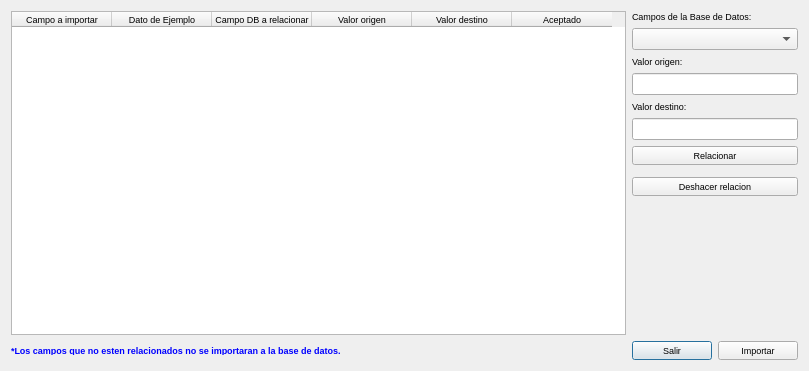
<?xml version="1.0" encoding="UTF-8"?>
<ui version="4.0">
 <class>importar</class>
 <widget class="QDialog" name="importar">
  <property name="geometry">
   <rect>
    <x>0</x>
    <y>0</y>
    <width>809</width>
    <height>371</height>
   </rect>
  </property>
  <property name="font">
   <font>
    <pointsize>7</pointsize>
   </font>
  </property>
  <property name="windowTitle">
   <string>Importar datos</string>
  </property>
  <property name="windowIcon">
   <iconset resource="recoverdrake.qrc">
    <normaloff>:/Imagenes/migrationtools.png</normaloff>:/Imagenes/migrationtools.png</iconset>
  </property>
  <layout class="QGridLayout" name="gridLayout">
   <item row="10" column="1">
    <widget class="QPushButton" name="pushButton_2">
     <property name="text">
      <string>Salir</string>
     </property>
     <property name="icon">
      <iconset resource="recoverdrake.qrc">
       <normaloff>:/Imagenes/puerta.png</normaloff>:/Imagenes/puerta.png</iconset>
     </property>
    </widget>
   </item>
   <item row="4" column="1">
    <widget class="QLabel" name="label_2">
     <property name="text">
      <string>Valor destino:</string>
     </property>
    </widget>
   </item>
   <item row="6" column="1" colspan="2">
    <widget class="QPushButton" name="pushButton">
     <property name="text">
      <string>Relacionar</string>
     </property>
     <property name="icon">
      <iconset resource="recoverdrake.qrc">
       <normaloff>:/Imagenes/service-mdk.png</normaloff>:/Imagenes/service-mdk.png</iconset>
     </property>
     <property name="iconSize">
      <size>
       <width>30</width>
       <height>30</height>
      </size>
     </property>
    </widget>
   </item>
   <item row="3" column="1" colspan="2">
    <widget class="QLineEdit" name="lineEdit"/>
   </item>
   <item row="1" column="1" colspan="2">
    <widget class="QComboBox" name="comboBox_2"/>
   </item>
   <item row="5" column="1" colspan="2">
    <widget class="QLineEdit" name="lineEdit_2"/>
   </item>
   <item row="0" column="1" colspan="2">
    <widget class="QLabel" name="label_4">
     <property name="text">
      <string>Campos de la Base de Datos:</string>
     </property>
    </widget>
   </item>
   <item row="8" column="1" colspan="2">
    <widget class="QPushButton" name="pushButton_4">
     <property name="text">
      <string>Deshacer relacion</string>
     </property>
     <property name="icon">
      <iconset resource="recoverdrake.qrc">
       <normaloff>:/Imagenes/snapshots.png</normaloff>:/Imagenes/snapshots.png</iconset>
     </property>
     <property name="iconSize">
      <size>
       <width>30</width>
       <height>30</height>
      </size>
     </property>
    </widget>
   </item>
   <item row="10" column="2">
    <widget class="QPushButton" name="pushButton_3">
     <property name="text">
      <string>Importar</string>
     </property>
     <property name="icon">
      <iconset resource="recoverdrake.qrc">
       <normaloff>:/Imagenes/migrationtools.png</normaloff>:/Imagenes/migrationtools.png</iconset>
     </property>
    </widget>
   </item>
   <item row="2" column="1">
    <widget class="QLabel" name="label">
     <property name="text">
      <string>Valor origen:</string>
     </property>
    </widget>
   </item>
   <item row="9" column="1">
    <spacer name="verticalSpacer">
     <property name="orientation">
      <enum>Qt::Vertical</enum>
     </property>
     <property name="sizeHint" stdset="0">
      <size>
       <width>20</width>
       <height>40</height>
      </size>
     </property>
    </spacer>
   </item>
   <item row="9" column="2">
    <spacer name="verticalSpacer_2">
     <property name="orientation">
      <enum>Qt::Vertical</enum>
     </property>
     <property name="sizeHint" stdset="0">
      <size>
       <width>20</width>
       <height>40</height>
      </size>
     </property>
    </spacer>
   </item>
   <item row="10" column="0">
    <widget class="QLabel" name="label_3">
     <property name="maximumSize">
      <size>
       <width>16777215</width>
       <height>10</height>
      </size>
     </property>
     <property name="styleSheet">
      <string notr="true">font: 7pt &quot;Sans Serif&quot;;
color: rgb(0, 0, 255);
font: bold;</string>
     </property>
     <property name="text">
      <string>*Los campos que no esten relacionados no se importaran a la base de datos.</string>
     </property>
     <property name="alignment">
      <set>Qt::AlignLeading|Qt::AlignLeft|Qt::AlignTop</set>
     </property>
    </widget>
   </item>
   <item row="0" column="0" rowspan="10">
    <widget class="QTableWidget" name="tableWidget">
     <property name="alternatingRowColors">
      <bool>true</bool>
     </property>
     <property name="selectionBehavior">
      <enum>QAbstractItemView::SelectRows</enum>
     </property>
     <column>
      <property name="text">
       <string>Campo a importar</string>
      </property>
     </column>
     <column>
      <property name="text">
       <string>Dato de Ejemplo</string>
      </property>
     </column>
     <column>
      <property name="text">
       <string>Campo DB a relacionar</string>
      </property>
     </column>
     <column>
      <property name="text">
       <string>Valor origen</string>
      </property>
     </column>
     <column>
      <property name="text">
       <string>Valor destino</string>
      </property>
     </column>
     <column>
      <property name="text">
       <string>Aceptado</string>
      </property>
     </column>
    </widget>
   </item>
  </layout>
 </widget>
 <resources>
  <include location="recoverdrake.qrc"/>
 </resources>
 <connections/>
</ui>
